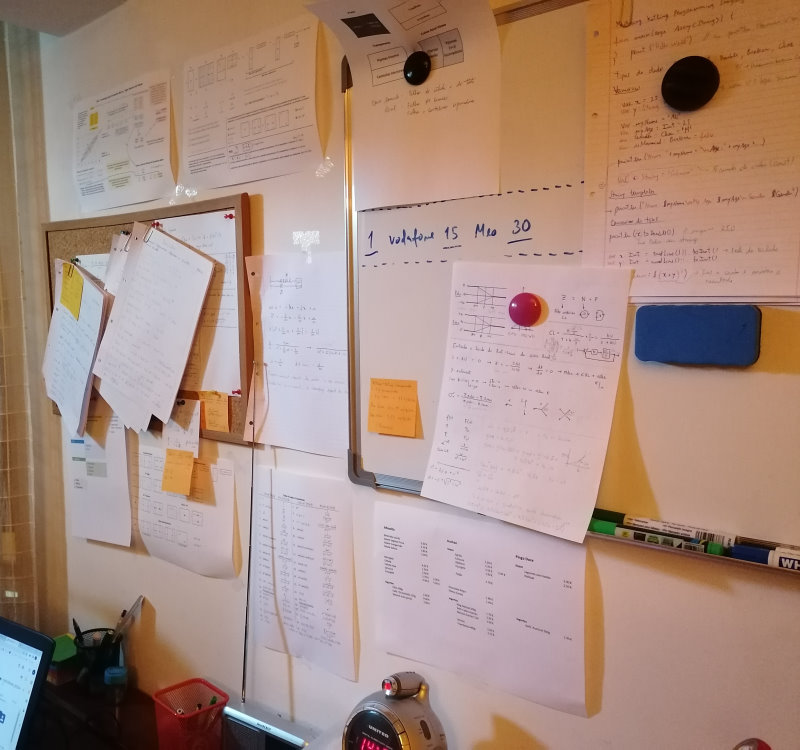
%> input picture Projeto/Panorama/input/1.jpg, 800 x 750 px; its folder holds 4 pictures in this run; the run also reads 1 picture not shown here
$ octave test.m   (GNU Octave 9; MATLAB toolbox functions it lacks are replaced by stand-ins)
%> lines starting %> are read from the running program, lines starting %| are printed output that depends on the picture
%%%%% ver se consigo transpor a homography apenas no final
clear
close all
%% Code
tic;
% [6 lines of commented-out code are left out]
imgs = imageDatastore("C:\Users\franc\Documents\Faculdade\5Ano\PIV\repo\Projeto\Panorama\input\","FileExtensions",".jpeg");
% Display images to be stitched.
montage(imgs.Files)
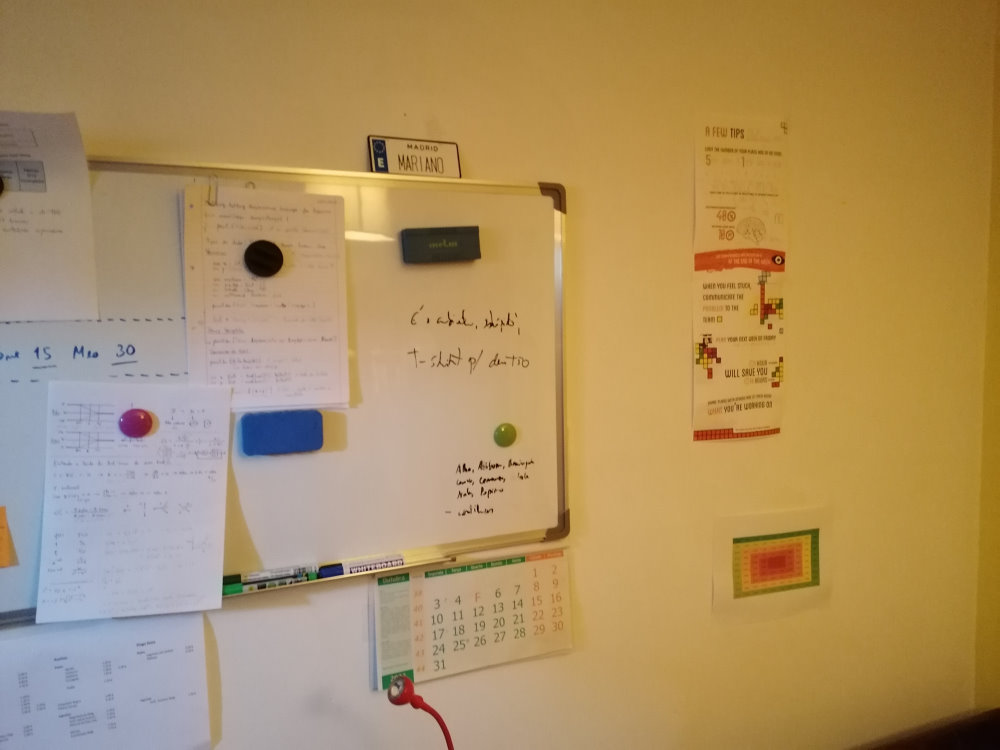
%> input picture Projeto/Panorama/input/3.jpg, 1000 x 750 px
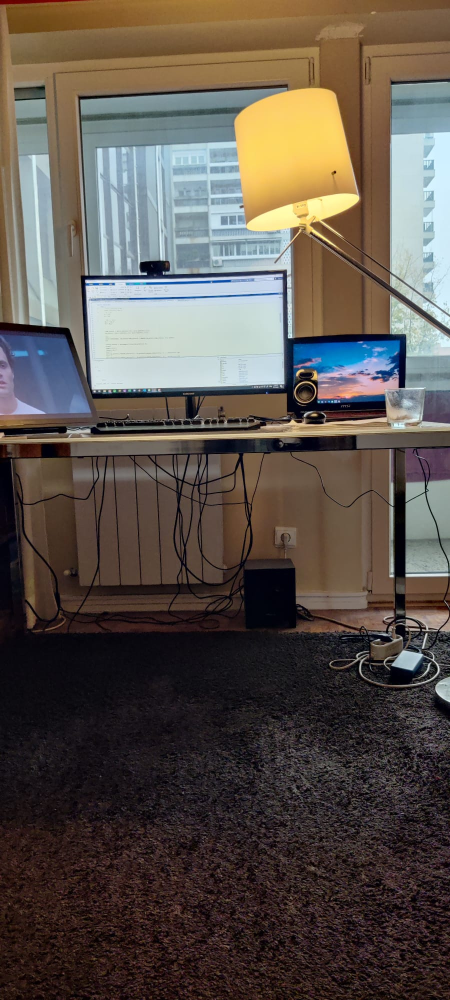
%> input picture Projeto/Panorama/input/im1.jpeg, 900 x 2000 px (shown at 1/2 size)
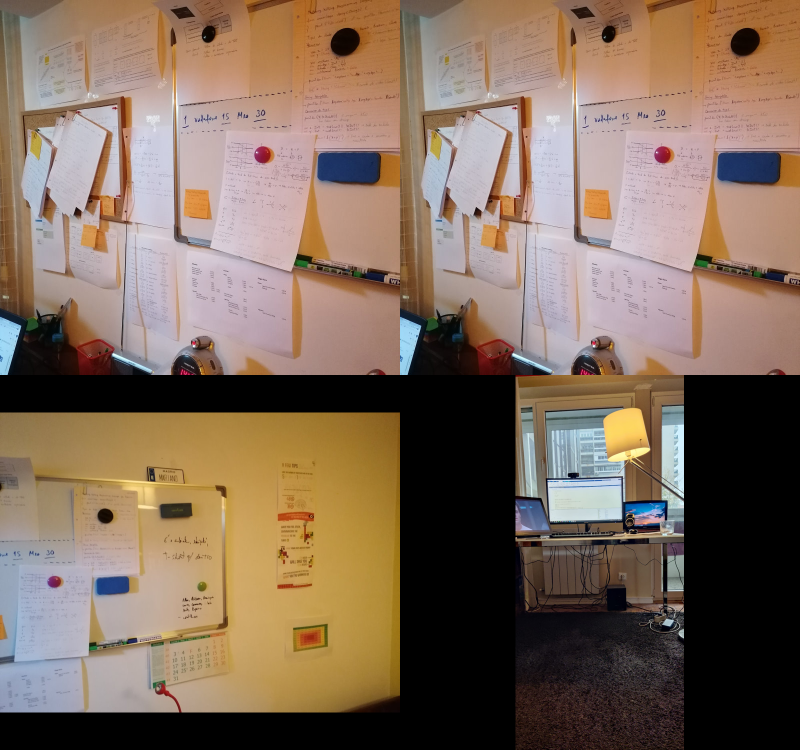
%> displayed picture: size 1500x1600x3, on the screen's scale of 0 to 255 (shown at 1/2 size); mean R, G, B 128.5, 107.9, 91.8

% Read the first image from the image set.

I = readimage(imgs,1);
%> I is the input picture: size 750x800x3 uint8; mean R, G, B 168.3, 140.4, 128

% Initialize features for I(1)
grayImage = im2gray(I);
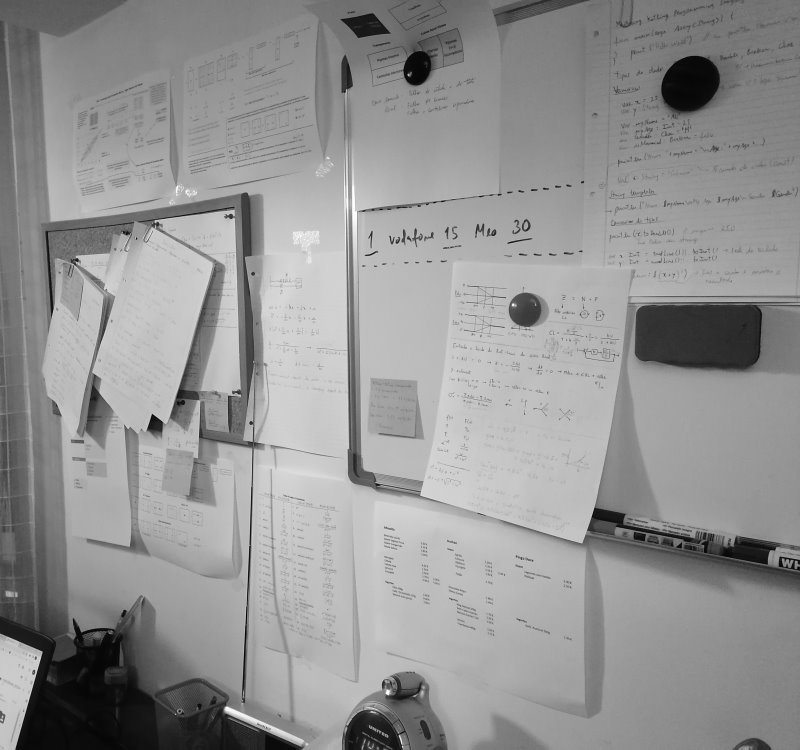
%> grayImage: size 750x800 uint8; min 1, max 255, mean 147.3
%> (the run ends here)
